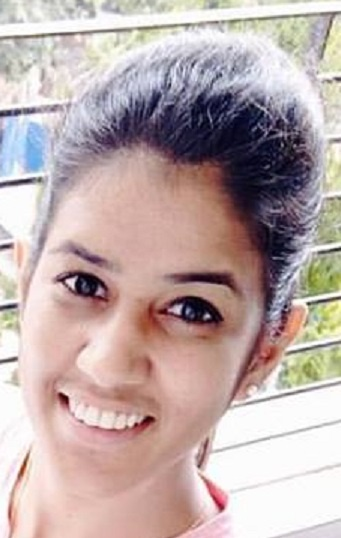
#> input picture data/without_mask/without_mask_1006.jpg, 341 x 538 px; its folder holds only this picture in this run
$ python main.py
#> lines starting #> are read from the running program, lines starting #| are printed output that depends on the picture
import cv2
import os
import matplotlib.pyplot as plt

# --- 1. SETUP PATHS ---
IMAGE_DIR = 'data/without_mask/'

# Path to the pre-trained Haar Cascade XML file.
# This file comes with the opencv-contrib-python installation.
# The cv2.data.haarcascades gives us the path to where these files are stored.
HAAR_CASCADE_PATH = os.path.join(cv2.data.haarcascades, 'haarcascade_frontalface_default.xml')

# --- 2. LOAD THE CLASSIFIER ---
# Create a cascade classifier object.
face_cascade = cv2.CascadeClassifier(HAAR_CASCADE_PATH)

if face_cascade.empty():
    print("Error: Could not load Haar Cascade classifier.")
    print(f"Searched at path: {HAAR_CASCADE_PATH}")
    exit()

# --- 3. IMAGE PROCESSING LOOP ---
# Get a list of all image files in the directory.
try:
    image_files = [f for f in os.listdir(IMAGE_DIR) if f.endswith(('.png', '.jpg', '.jpeg'))]
    images_to_process = image_files[:6]
    if not images_to_process:
        print(f"No images found in the directory: {IMAGE_DIR}")
        exit()
except FileNotFoundError:
    print(f"Error: The directory '{IMAGE_DIR}' does not exist.")
    print("Please create the folder and add images from the Kaggle dataset.")
    exit()

print(f"Found {len(images_to_process)} images to process. Starting detection...")

# Prepare a plot to display results in a grid
fig, axes = plt.subplots(2, 3, figsize=(15, 10))
axes = axes.flatten() # Flatten the 2x3 grid into a 1D array for easy iteration

for i, filename in enumerate(images_to_process):
    # Construct the full path to the image
    img_path = os.path.join(IMAGE_DIR, filename)

    # --- 4. LOAD AND PREPARE THE IMAGE ---
    # Read the image using OpenCV. It reads in BGR (Blue, Green, Red) format.
    image_bgr = cv2.imread(img_path)
#> image_bgr is the input picture: shape (538, 341, 3); mean B, G, R 170, 171.7, 189.7

    if image_bgr is None:
        print(f"Warning: Could not read image {filename}. Skipping.")
        continue

    # Convert the BGR image to RGB for correct color display with Matplotlib
    image_rgb = cv2.cvtColor(image_bgr, cv2.COLOR_BGR2RGB)

    # Convert the image to grayscale for the face detection algorithm
    gray_image = cv2.cvtColor(image_bgr, cv2.COLOR_BGR2GRAY)
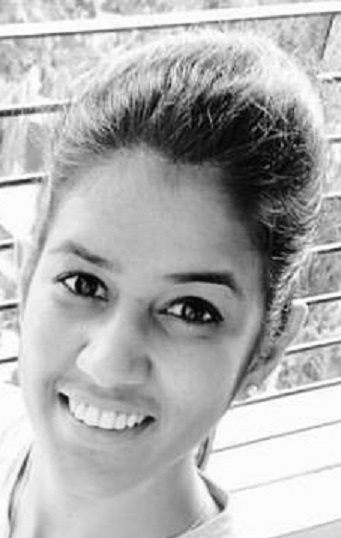
#> gray_image: shape (538, 341); min 2, max 255, mean 176.8

    # --- 5. DETECT FACES ---
    # Use the classifier's detectMultiScale function.
    faces = face_cascade.detectMultiScale(
        gray_image,
        scaleFactor=1.1,
        minNeighbors=5,
        minSize=(30, 30)
    )
#> faces = ()

    print(f"  - Detected {len(faces)} face(s) in {filename}")
#|   - Detected 0 face(s) in without_mask_1006.jpg

    # --- 6. DRAW BOUNDING BOXES ---
    # Loop through the coordinates (x, y, w, h) for each detected face.
    for (x, y, w, h) in faces:
        # Draw a green rectangle on the original *color* image.
        cv2.rectangle(image_rgb, (x, y), (x+w, y+h), (0, 255, 0), 3)
#> this loop made 0 passes

    # --- 7. DISPLAY THE RESULT ---
    ax = axes[i]
    ax.imshow(image_rgb)
    ax.set_title(f"Detected {len(faces)} faces\n({filename})")
    ax.axis('off') # Hide the axes

# Hide any unused subplots
for j in range(len(images_to_process), len(axes)):
    axes[j].axis('off')

plt.tight_layout()
plt.suptitle("Face Detection Results", fontsize=16, y=1.02)
plt.show()

plt.savefig('face_detection_results.png')

print("\nProcessing complete.")

$ run again, on data/without_mask/without_mask_1211.jpg
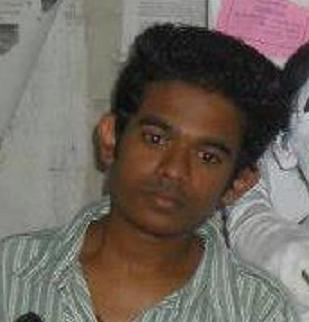
#> input picture data/without_mask/without_mask_1211.jpg, 309 x 322 px
#> image_bgr is the input picture: shape (322, 309, 3); mean B, G, R 93.9, 101.7, 111.2
#> `gray_image = cv2.cvtColor(image_bgr, cv2.COLOR_BGR2GRAY)`:
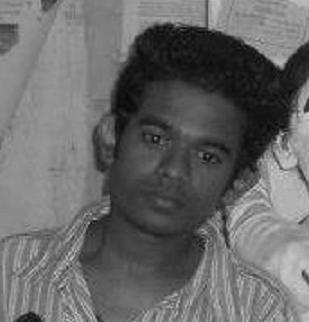
#> gray_image: shape (322, 309); min 6, max 212, mean 103.7
#> faces = [[106, 87, 150, 150]]
#|   - Detected 1 face(s) in without_mask_1211.jpg
#> the loop `for (x, y, w, h) in faces:` made 1 pass
#> after the loop `for (x, y, w, h) in faces:`:
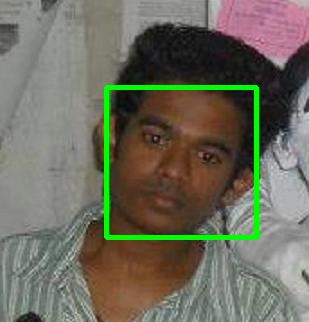
#> image_rgb: shape (322, 309, 3); mean R, G, B 108.8, 107.3, 92.2

$ run again, on data/without_mask/without_mask_1232.jpg
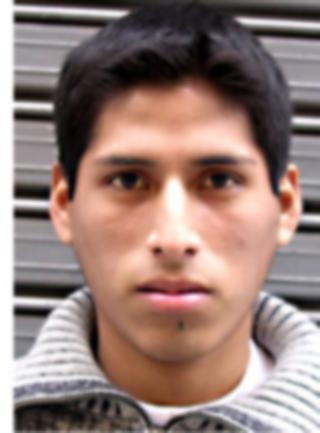
#> input picture data/without_mask/without_mask_1232.jpg, 320 x 433 px
#> image_bgr is the input picture: shape (433, 320, 3); mean B, G, R 119.1, 125.7, 149.8
#> `gray_image = cv2.cvtColor(image_bgr, cv2.COLOR_BGR2GRAY)`:
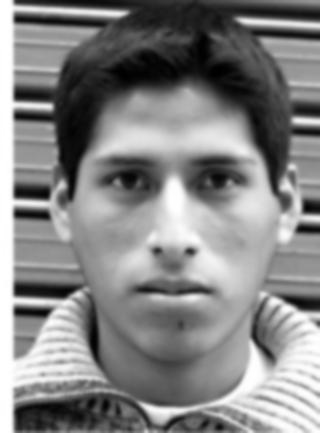
#> gray_image: shape (433, 320); min 0, max 255, mean 132.2
#> faces = [[50, 87, 242, 242]]
#|   - Detected 1 face(s) in without_mask_1232.jpg
#> the loop `for (x, y, w, h) in faces:` made 1 pass
#> after the loop `for (x, y, w, h) in faces:`:
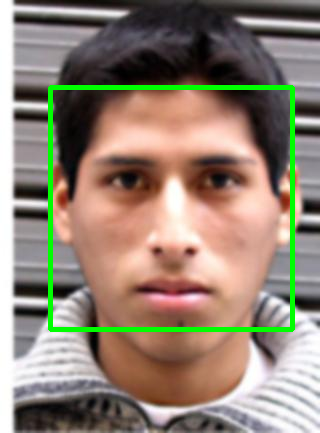
#> image_rgb: shape (433, 320, 3); mean R, G, B 145.2, 130.8, 115.4

$ run again, on data/without_mask/without_mask_1256.jpg
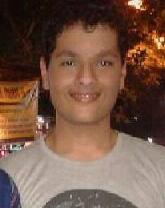
#> input picture data/without_mask/without_mask_1256.jpg, 165 x 208 px
#> image_bgr is the input picture: shape (208, 165, 3); mean B, G, R 71.8, 87.3, 117.8
#> `gray_image = cv2.cvtColor(image_bgr, cv2.COLOR_BGR2GRAY)`:
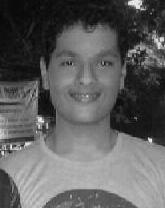
#> gray_image: shape (208, 165); min 4, max 249, mean 94.7
#> faces = [[42, 29, 88, 88]]
#|   - Detected 1 face(s) in without_mask_1256.jpg
#> the loop `for (x, y, w, h) in faces:` made 1 pass
#> after the loop `for (x, y, w, h) in faces:`:
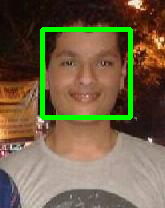
#> image_rgb: shape (208, 165, 3); mean R, G, B 113.5, 97.6, 69.9

$ run again, on data/without_mask/without_mask_1065.jpg
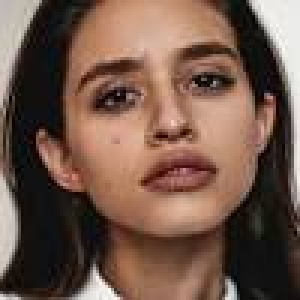
#> input picture data/without_mask/without_mask_1065.jpg, 100 x 100 px (shown 3 times larger)
#> image_bgr is the input picture: shape (100, 100, 3); mean B, G, R 74.6, 87.8, 114.6
#> `gray_image = cv2.cvtColor(image_bgr, cv2.COLOR_BGR2GRAY)`:
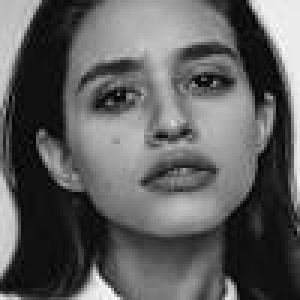
#> gray_image: shape (100, 100) (shown 3 times larger); min 0, max 251, mean 94.3
#> faces = [[18, 2, 73, 73]]
#|   - Detected 1 face(s) in without_mask_1065.jpg
#> the loop `for (x, y, w, h) in faces:` made 1 pass
#> after the loop `for (x, y, w, h) in faces:`:
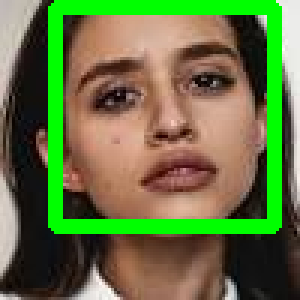
#> image_rgb: shape (100, 100, 3) (shown 3 times larger); mean R, G, B 102, 114.9, 66.2
